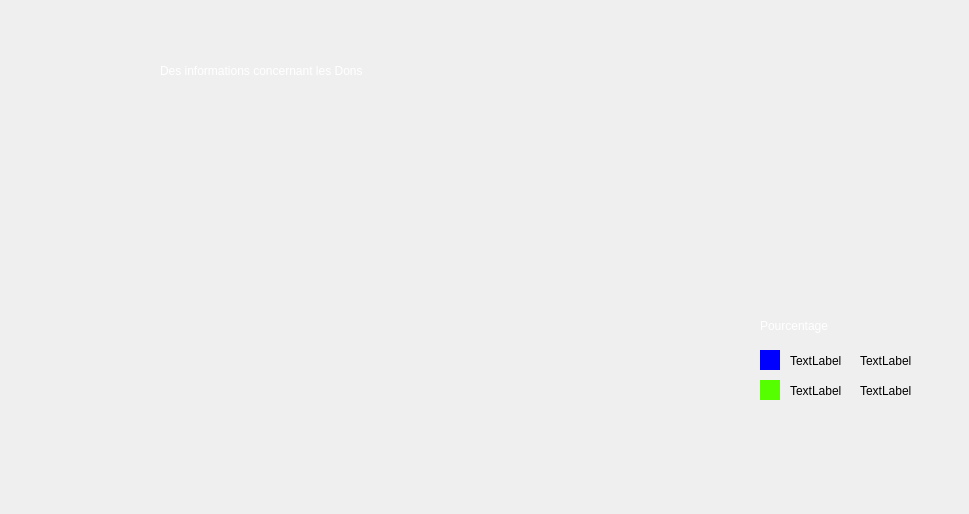
<?xml version="1.0" encoding="UTF-8"?>
<ui version="4.0">
 <class>statistique</class>
 <widget class="QDialog" name="statistique">
  <property name="geometry">
   <rect>
    <x>0</x>
    <y>0</y>
    <width>969</width>
    <height>514</height>
   </rect>
  </property>
  <property name="windowTitle">
   <string>Dialog</string>
  </property>
  <widget class="QLabel" name="label">
   <property name="geometry">
    <rect>
     <x>760</x>
     <y>310</y>
     <width>131</width>
     <height>31</height>
    </rect>
   </property>
   <property name="styleSheet">
    <string notr="true">color: rgb(255, 255, 255);

font: italic 16pt &quot;Segoe UI&quot;;</string>
   </property>
   <property name="text">
    <string>Pourcentage</string>
   </property>
  </widget>
  <widget class="QWidget" name="widget_2" native="true">
   <property name="geometry">
    <rect>
     <x>760</x>
     <y>350</y>
     <width>20</width>
     <height>20</height>
    </rect>
   </property>
   <property name="styleSheet">
    <string notr="true">background-color: rgb(0, 0, 255);</string>
   </property>
  </widget>
  <widget class="QLabel" name="label_8">
   <property name="geometry">
    <rect>
     <x>160</x>
     <y>50</y>
     <width>681</width>
     <height>41</height>
    </rect>
   </property>
   <property name="styleSheet">
    <string notr="true">font: italic 30pt &quot;Segoe UI&quot;;
color: rgb(255, 255, 255);</string>
   </property>
   <property name="text">
    <string>Des informations concernant les Dons </string>
   </property>
  </widget>
  <widget class="QWidget" name="widget_4" native="true">
   <property name="geometry">
    <rect>
     <x>760</x>
     <y>380</y>
     <width>20</width>
     <height>20</height>
    </rect>
   </property>
   <property name="styleSheet">
    <string notr="true">color: rgb(85, 255, 0);
background-color: rgb(85, 255, 0);</string>
   </property>
  </widget>
  <widget class="QLabel" name="label_2">
   <property name="geometry">
    <rect>
     <x>860</x>
     <y>350</y>
     <width>121</width>
     <height>21</height>
    </rect>
   </property>
   <property name="styleSheet">
    <string notr="true">font: italic 10pt &quot;Segoe UI&quot;;</string>
   </property>
   <property name="text">
    <string>TextLabel</string>
   </property>
  </widget>
  <widget class="QLabel" name="label_4">
   <property name="geometry">
    <rect>
     <x>860</x>
     <y>380</y>
     <width>111</width>
     <height>21</height>
    </rect>
   </property>
   <property name="styleSheet">
    <string notr="true">font: italic 10pt &quot;Segoe UI&quot;;</string>
   </property>
   <property name="text">
    <string>TextLabel</string>
   </property>
  </widget>
  <widget class="QLabel" name="label_3">
   <property name="geometry">
    <rect>
     <x>790</x>
     <y>350</y>
     <width>81</width>
     <height>21</height>
    </rect>
   </property>
   <property name="styleSheet">
    <string notr="true">font: italic 14pt &quot;Segoe UI&quot;;</string>
   </property>
   <property name="text">
    <string>TextLabel</string>
   </property>
  </widget>
  <widget class="QLabel" name="label_6">
   <property name="geometry">
    <rect>
     <x>790</x>
     <y>380</y>
     <width>91</width>
     <height>21</height>
    </rect>
   </property>
   <property name="styleSheet">
    <string notr="true">font: italic 14pt &quot;Segoe UI&quot;;</string>
   </property>
   <property name="text">
    <string>TextLabel</string>
   </property>
  </widget>
 </widget>
 <resources/>
 <connections/>
</ui>
